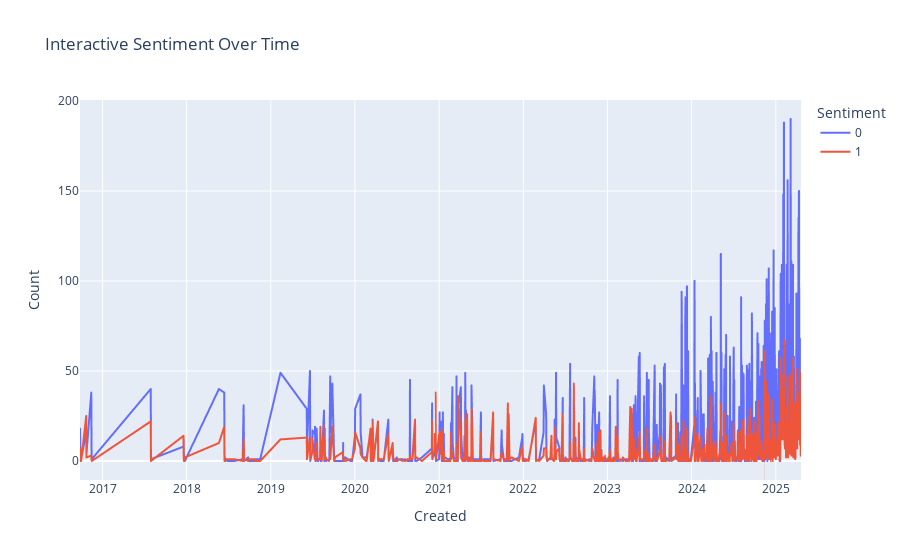

Notebook source saved alongside this figure:
### Code cell
import plotly.express as px

# Convert sentiment_over_time to a long format for Plotly
sentiment_long = sentiment_over_time.reset_index().melt(id_vars='Created', var_name='Sentiment', value_name='Count')

fig = px.line(sentiment_long, x='Created', y='Count', color='Sentiment', title='Interactive Sentiment Over Time')
fig.show()

### Figure 1 — Plotly figure (JSON) as saved in the notebook; plotly's stock layout.template omitted (floating-point values rounded to 4 significant figures; data arrays with more than 128 entries replaced by an {"elided": "..."} marker saying what was removed)
{"data": [{"hovertemplate": "Sentiment=0<br>Created=%{x}<br>Count=%{y}<extra></extra>", "legendgroup": "0", "line": {"color": "#636efa", "dash": "solid"}, "marker": {"symbol": "circle"}, "mode": "lines", "name": "0", "showlegend": true, "type": "scattergl", "x": {"elided": "898 str values"}, "xaxis": "x", "y": {"elided": "898 int values"}, "yaxis": "y"}, {"hovertemplate": "Sentiment=1<br>Created=%{x}<br>Count=%{y}<extra></extra>", "legendgroup": "1", "line": {"color": "#EF553B", "dash": "solid"}, "marker": {"symbol": "circle"}, "mode": "lines", "name": "1", "showlegend": true, "type": "scattergl", "x": {"elided": "898 str values"}, "xaxis": "x", "y": {"elided": "898 int values"}, "yaxis": "y"}], "layout": {"legend": {"title": {"text": "Sentiment"}, "tracegroupgap": 0}, "title": {"text": "Interactive Sentiment Over Time"}, "xaxis": {"anchor": "y", "domain": [0, 1], "title": {"text": "Created"}}, "yaxis": {"anchor": "x", "domain": [0, 1], "title": {"text": "Count"}}}}
